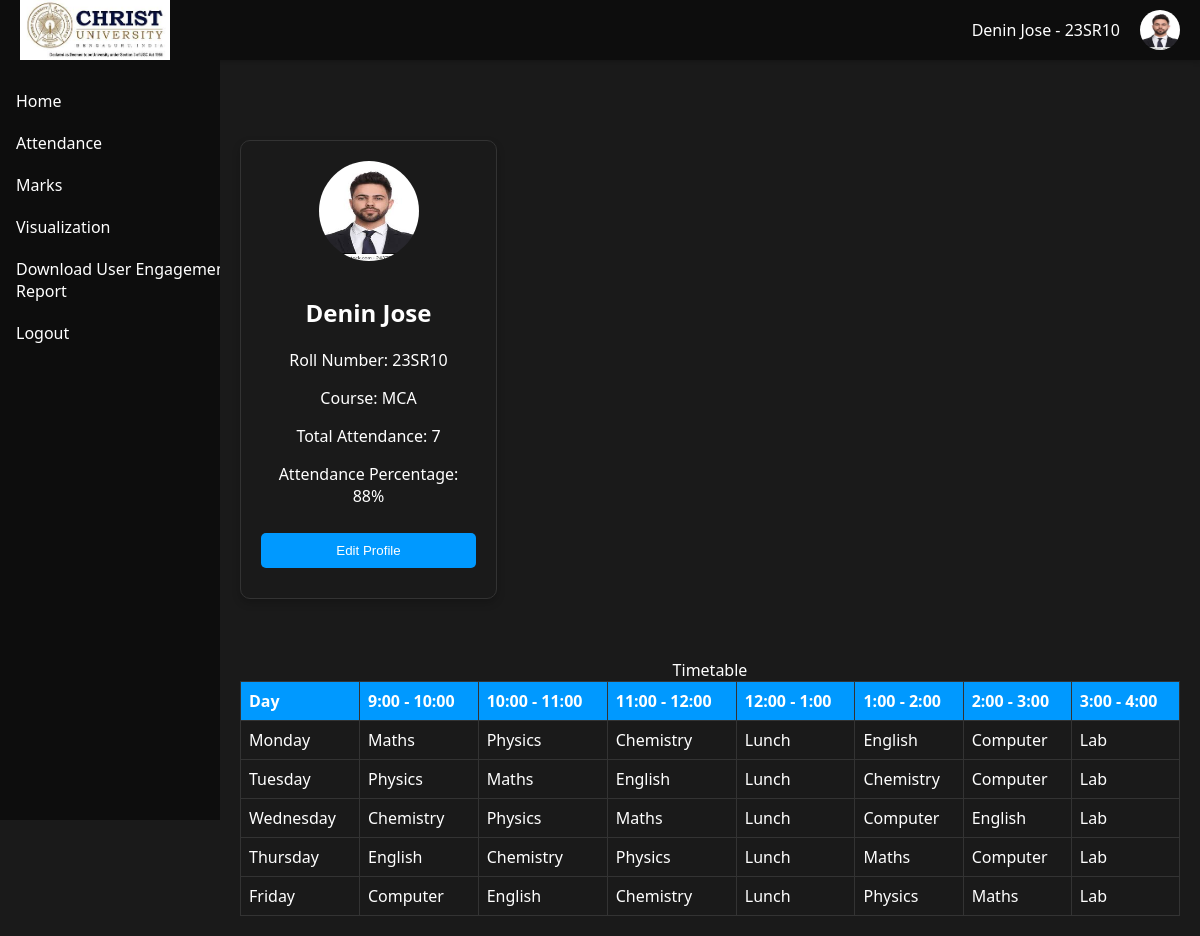
The app's page /student_dashboard/10/ with its own data.
### college_app/models.py (models this page shows, shortened)
class Student(models.Model):
    GENDER_CHOICES = (
        ('M', 'Male'),
        ('F', 'Female'),
        ('O', 'Other'),
    )
    COURSE_CHOICES = (
        ('MCA', 'MCA'),
        ('MBA', 'MBA'),
        ('MMH', 'MMH'),
        ('MA', 'MA'),
        ('MSW', 'MSW'),
        ('MCMS', 'MCMS'),
    )
    name = models.CharField(max_length=200, validators=[MinLengthValidator(2)])
    email = models.EmailField(max_length=254, unique=True)
    contact = models.CharField(max_length=10, unique=True)
    parent_name = models.CharField(max_length=200, validators=[MinLengthValidator(2)])
    gender = models.CharField(max_length=1, choices=GENDER_CHOICES)
    course = models.CharField(max_length=4, choices=COURSE_CHOICES)
    date_of_birth = models.DateField()
    registration_date = models.DateTimeField(auto_now_add=True)
    student_image = models.ImageField(upload_to='students/images/')
    roll_number = models.CharField(max_length=50, unique=True, blank=True)
    password = models.CharField(
        max_length=100,
        validators=[
            RegexValidator(
                regex=r'^(?=.*[A-Za-z])(?=.*\d)(?=.*[@$!%*#?&])[A-Za-z\d@$!%*#?&]{8,}$',
                message="Password should have at least one letter, one number, and one special character"
            )
        ]
    )
    is_approved = models.BooleanField(default=False)

### college_app/views.py (the view)
# urls.py: path('student_dashboard/<int:student_id>/', views.student_dashboard, name='student_dashboard'),
def student_dashboard(request, student_id):
    student = get_object_or_404(Student, id=student_id)
    total_present = Attendance.objects.filter(student=student, is_present=True).count()
    total_absent = Attendance.objects.filter(student=student, is_present=False).count()
    total = total_present + total_absent
    if total > 0:
        percentage = round((total_present / total) * 100)
    else:
        percentage = 0
    return render(request, 'student_dashboard.html', {'student': student, 'total_present': total_present, 'total_absent': total_absent, 'percentage': percentage})

### templates/student_dashboard.html (shortened to what this page needs)
{% load static %}
<!DOCTYPE html>
<html>
<head>
</head>
<body>
    <div class="top-menu">
        <img src="{% static "images/christ-logo.jpeg" %}" alt="College Logo" class="college-logo">
        <div class="student-details">
            <div class="student-info">
                <p>{{ student.name }}  - {{ student.roll_number }}</p>
            </div>
            <img src="{{ student.student_image.url }}" alt="{{ student.name }}" style="border-radius: 50%; width: 40px; height: 40px;">
        </div>
    </div>
    <div class="sidenav">
        <a href={% url "index" %}>Home</a>
        <a href="{% url 'st_attendance_detail' student.id %}">Attendance</a>
        <a href="#marks">Marks</a>
        <a href="{% url 'event_visualization' student.id %}">Visualization</a>
        <a href="{% url 'activity_report' %}?action=download">Download User Engagement Report</a>
        <a href={% url "student_login" %}>Logout</a>
    </div>
    <div class="dashboard">
        <div class="student-profile">
                {% if student.student_image %}
                <img src="{{ student.student_image.url }}" alt="{{ student.name }}">
                {% else %}
                <img src="https://via.placeholder.com/100" alt="Student Image">
                {% endif %}
                <h2>{{ student.name }}</h2>
                <p>Roll Number: {{ student.roll_number }}</p>
                <p>Course: {{ student.get_course_display }}</p>
                <p>Total Attendance: {{ total_present }}</p>
                <p>Attendance Percentage: {{ percentage }}%</p>
            <button onclick="location.href='{% url 's_student_detail' student.id %}'">Edit Profile</button>
        </div>
        <table>
            <caption>Timetable</caption>
            <tr>
                <th>Day</th>
                <th>9:00 - 10:00</th>
                <th>10:00 - 11:00</th>
                <th>11:00 - 12:00</th>
                <th>12:00 - 1:00</th>
                <th>1:00 - 2:00</th>
                <th>2:00 - 3:00</th>
                <th>3:00 - 4:00</th>
            </tr>
            <tr>
                <td>Monday</td>
                <td>Maths</td>
                <td>Physics</td>
                <td>Chemistry</td>
                <td>Lunch</td>
                <td>English</td>
                <td>Computer</td>
                <td>Lab</td>
            </tr>
            <tr>
                <td>Tuesday</td>
                <td>Physics</td>
                <td>Maths</td>
                <td>English</td>
                <td>Lunch</td>
                <td>Chemistry</td>
                <td>Computer</td>
                <td>Lab</td>
            </tr>
            <tr>
                <td>Wednesday</td>
                <td>Chemistry</td>
                <td>Physics</td>
                <td>Maths</td>
                <td>Lunch</td>
                <td>Computer</td>
                <td>English</td>
                <td>Lab</td>
            </tr>
            <tr>
                <td>Thursday</td>
                <td>English</td>
                <td>Chemistry</td>
                <td>Physics</td>
                <td>Lunch</td>
                <td>Maths</td>
                <td>Computer</td>
                <td>Lab</td>
            </tr>
            <tr>
                <td>Friday</td>
                <td>Computer</td>
                <td>English</td>
                <td>Chemistry</td>
                <td>Lunch</td>
                <td>Physics</td>
                <td>Maths</td>
                <td>Lab</td>
            </tr>
        </table>
    </div>
</body>
</html>

### templates/student_dashboard.html (style rules this page uses)
body { font-family: 'Segoe UI', Tahoma, Geneva, Verdana, sans-serif; margin: 0; padding: 0; background-color: #1a1a1a; color: #ffffff; }
.top-menu { height: 60px; background-color: #0d0d0d; display: flex; align-items: center; justify-content: space-between; padding: 0 20px; box-shadow: 0 2px 5px rgba(0, 0, 0, 0.2); }
.college-logo { max-height: 100%; }
.student-details { display: flex; align-items: center; }
.student-info { margin-right: 20px; color: #ffffff; }
.sidenav { height: calc(100vh - 60px); width: 220px; position: fixed; z-index: 1; top: 60px; left: 0; background-color: #0d0d0d; overflow-y: auto; transition: 0.5s; padding-top: 20px; color: #ffffff; }
.sidenav a { padding: 10px 16px; text-decoration: none; font-size: 16px; color: #ffffff; display: block; width: 100%; transition: 0.3s; }
.dashboard { margin-top: 60px; padding: 20px; display: flex; flex-wrap: wrap; gap: 20px; margin-left: 220px; }
.student-profile { flex: 0 0 calc(25% - 20px); border: 1px solid #333333; border-radius: 10px; padding: 20px; box-shadow: 0 4px 8px 0 rgba(0,0,0,0.2); text-align: center; background-color: #1a1a1a; margin-bottom: 20px; z-index: 2; color: #ffffff; }
.student-profile img { border-radius: 50%; width: 100px; height: 100px; margin-bottom: 10px; }
.student-profile button { background-color: #0099ff; color: #ffffff; padding: 10px 20px; margin: 10px 0; border: none; cursor: pointer; width: 100%; border-radius: 5px; }
table { flex: 1; width: calc(75% - 20px); border-collapse: collapse; margin-top: 20px; z-index: 1; background-color: #1a1a1a; color: #ffffff; }
th, td { border: 1px solid #333333; padding: 8px; text-align: left; }
th { background-color: #0099ff; color: #ffffff; }

### records on screen
Student: name "Denin Jose", roll_number "23SR10", student_image (picture), course "MCA"

### other values on screen
{{ total_present }} "7"
{{ percentage }} "88"
